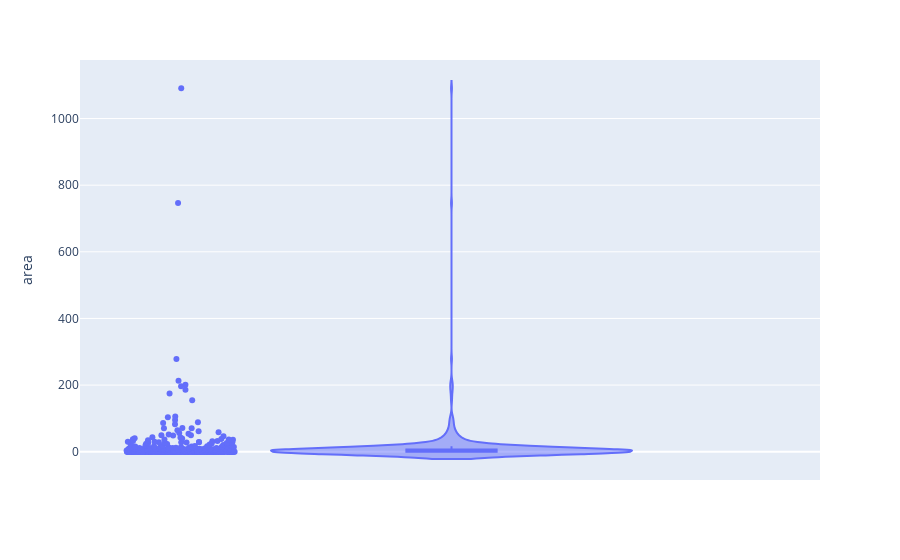

Write notebook code for a chart like this one.
### Markdown cell above
#### **Violin Plot of Area:**

### Code cell
import plotly.express as px

# df = px.data.tips()
fig = px.violin(df, y='area',box=True, # draw box plot inside the violin
                    points = 'all' # can be 'outliers', or False 
                    )
fig.show()

### Figure 1 — Plotly figure (JSON) as saved in the notebook; plotly's stock layout.template omitted (floating-point values rounded to 4 significant figures; data arrays with more than 128 entries replaced by an {"elided": "..."} marker saying what was removed)
{"data": [{"alignmentgroup": "True", "box": {"visible": true}, "hovertemplate": "area=%{y}<extra></extra>", "legendgroup": "", "marker": {"color": "#636efa"}, "name": "", "offsetgroup": "", "orientation": "v", "points": "all", "scalegroup": "True", "showlegend": false, "type": "violin", "x0": " ", "xaxis": "x", "y": {"elided": "517 float values"}, "y0": " ", "yaxis": "y"}], "layout": {"legend": {"tracegroupgap": 0}, "margin": {"t": 60}, "violinmode": "group", "xaxis": {"anchor": "y", "domain": [0, 1]}, "yaxis": {"anchor": "x", "domain": [0, 1], "title": {"text": "area"}}}}
